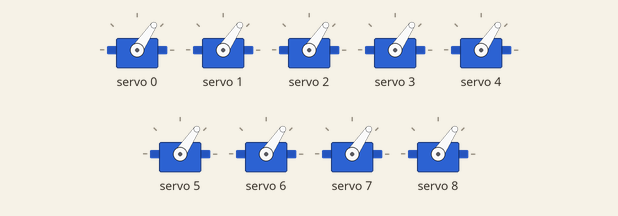
Recording of a sketch running on a simulated Arduino Uno, built with avr-gcc and run on an emulated ATmega328P. Shown: 9 × servo.

Above: at 3.05 s.
At 4.8 s:
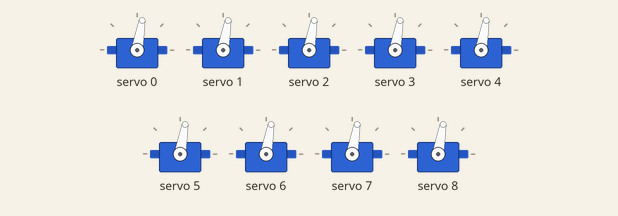
At 6.05 s:
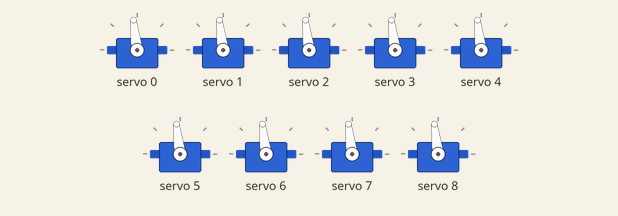
At 9.1 s:
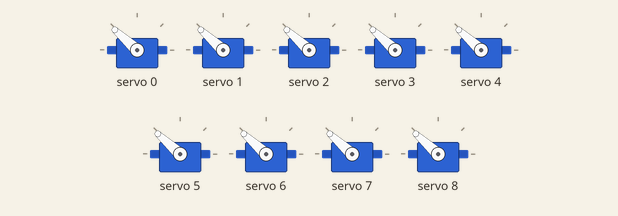
At 12.15 s:
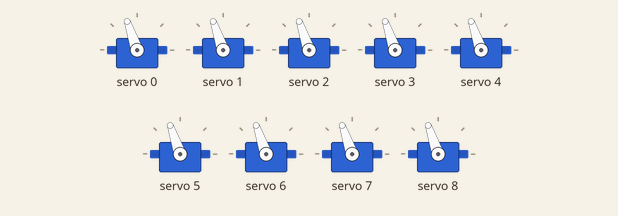
At 15.2 s:
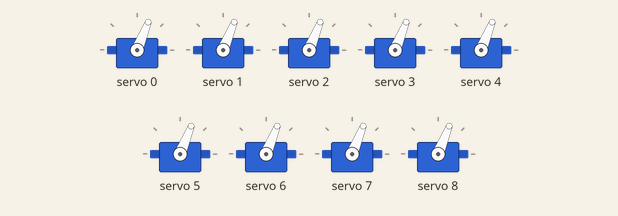
Timing chart, 0 to 20.3 s (numbered marks = the images above):
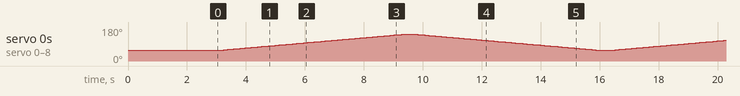

The sketch:

testing_allupanddown.ino
```cpp
#include <Wire.h>
#include <Adafruit_PWMServoDriver.h>

Adafruit_PWMServoDriver pwm = Adafruit_PWMServoDriver();

const uint8_t N = 9;
const uint8_t CH[N] = {0,1,2,3,4,5,6,7,8};

const int MIN_US = 1120;
const int MAX_US = 2000;

const int SPEED_US_PER_SEC = 300;
const int UPDATE_MS = 5;

const unsigned long HOLD_AT_TOP_MS = 500;
const unsigned long HOLD_AT_BOT_MS = 200;

enum Phase {
  ALL_EXTEND,
  ALL_HOLD_TOP,
  ALL_RETRACT,
  ALL_HOLD_BOT
};

Phase phase = ALL_EXTEND;

int current_us[N];
int target_us[N];

unsigned long lastUpdate = 0;
unsigned long phaseStart = 0;

uint16_t usToCounts(int us) {
  long counts = (long)us * 4096L / 20000L;
  if (counts < 0) counts = 0;
  if (counts > 4095) counts = 4095;
  return (uint16_t)counts;
}

void writeChannel(uint8_t ch, int us) {
  pwm.setPWM(ch, 0, usToCounts(us));
}

void setAllTargets(int us) {
  for (uint8_t i = 0; i < N; i++) target_us[i] = us;
}

bool stepAllTowardTargets() {
  unsigned long now = millis();
  if (now - lastUpdate < (unsigned long)UPDATE_MS) return false;
  lastUpdate = now;

  int step = (SPEED_US_PER_SEC * UPDATE_MS) / 1000;
  if (step < 1) step = 1;

  for (uint8_t i = 0; i < N; i++) {
    if (current_us[i] < target_us[i]) {
      current_us[i] += step;
      if (current_us[i] > target_us[i]) current_us[i] = target_us[i];
      writeChannel(CH[i], current_us[i]);
    } else if (current_us[i] > target_us[i]) {
      current_us[i] -= step;
      if (current_us[i] < target_us[i]) current_us[i] = target_us[i];
      writeChannel(CH[i], current_us[i]);
    }
  }

  for (uint8_t i = 0; i < N; i++) {
    if (current_us[i] != target_us[i]) return false;
  }
  return true;
}

void enterPhase(Phase p) {
  phase = p;
  phaseStart = millis();
}

void resetToMin() {
  for (uint8_t i = 0; i < N; i++) {
    current_us[i] = MIN_US;
    target_us[i]  = MIN_US;
    writeChannel(CH[i], current_us[i]);
  }
}

void setup() {
  Serial.begin(9600);

  pwm.begin();
  pwm.setPWMFreq(50);

  resetToMin();

  delay(3000);          // small startup delay
  setAllTargets(MAX_US);
  enterPhase(ALL_EXTEND);
}

void loop() {
  unsigned long now = millis();

  switch (phase) {
    case ALL_EXTEND:
      if (stepAllTowardTargets()) enterPhase(ALL_HOLD_TOP);
      break;

    case ALL_HOLD_TOP:
      if (now - phaseStart >= HOLD_AT_TOP_MS) {
        setAllTargets(MIN_US);
        enterPhase(ALL_RETRACT);
      }
      break;

    case ALL_RETRACT:
      if (stepAllTowardTargets()) enterPhase(ALL_HOLD_BOT);
      break;

    case ALL_HOLD_BOT:
      if (now - phaseStart >= HOLD_AT_BOT_MS) {
        setAllTargets(MAX_US);
        enterPhase(ALL_EXTEND);
      }
      break;
  }
}
```
